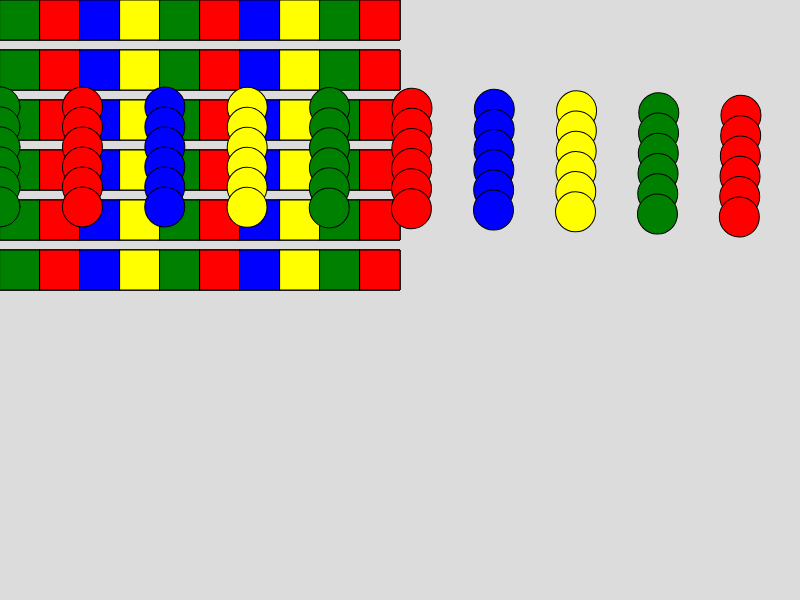
Frame 1 (no input)
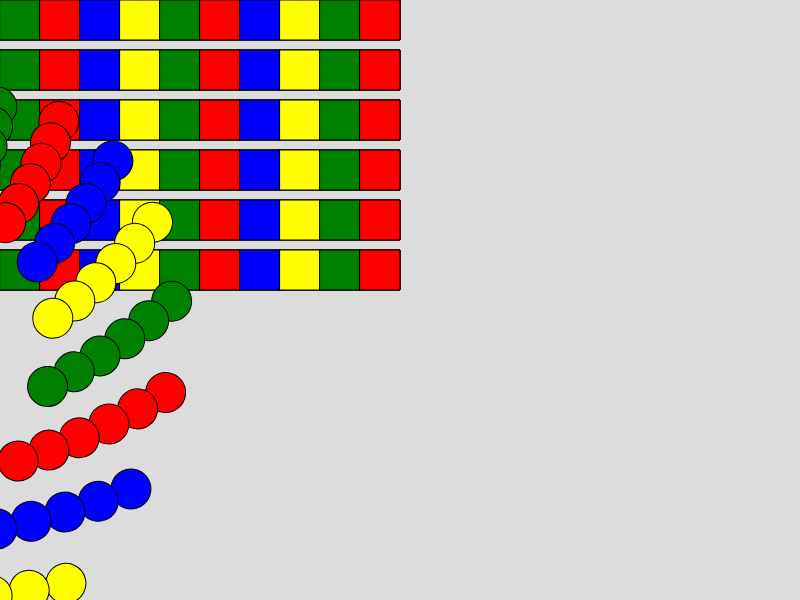
Frame 60 (no input)
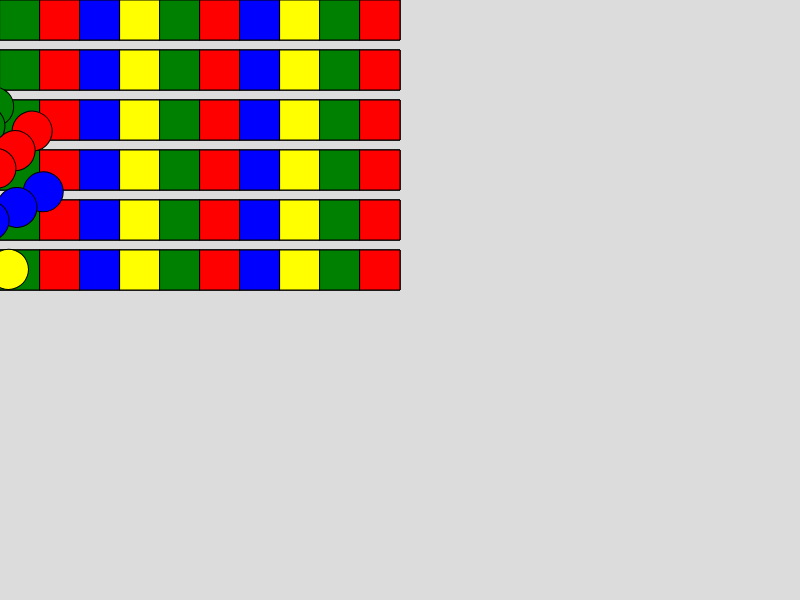
Frame 120 (the mouse pressed at the canvas centre since frame 60)

The p5.js sketch that drew these frames (run headless with seeded random() and noise() and a simulated clock; from frame 60 on, the mouse is pressed at the canvas centre):

// p5.js sketch
// ── sketch.js
let colourPalette = [
['green', 'red', 'blue', 'yellow', 'green', 'red', 'blue', 'yellow', 'green', 'red'], 
['green', 'red', 'blue', 'yellow', 'green', 'red', 'blue', 'yellow', 'green', 'red'], 
['green', 'red', 'blue', 'yellow', 'green', 'red', 'blue', 'yellow', 'green', 'red'], 
['green', 'red', 'blue', 'yellow', 'green', 'red', 'blue', 'yellow', 'green', 'red'], 
['green', 'red', 'blue', 'yellow', 'green', 'red', 'blue', 'yellow', 'green', 'red'], 
['green', 'red', 'blue', 'yellow', 'green', 'red', 'blue', 'yellow', 'green', 'red']];
  let randomX;
let randomY;
let randomx;
let randomy;
let randomRotate;
let randomR;
let randomG;
let randomB;

function setup() {
createCanvas(800,600);
 
randomX = random(0, 760);
  randomY = random(0, 280);
    randomx = random(30, 100);
  randomy = random(100, 120);
  randomRotate = random(0,0.000001);

 
}

function draw() {
 
  background(220);
  for(let y = 0; y <3; y++){
 for(let i = 0; i<10; i++){
  for(let t = 0; t < 6; t++){
    fill(colourPalette[t][i]);
   
  rect(i*40,50*t, 40, 40)
 }
}
  }
 for(let i = 0; i<10; i++){
   for(let j = 0; j < 6; j++){
    rotate(randomRotate)
      fill(colourPalette[j][i])
  circle(randomx*i,randomy+20*j,40)
 }
 randomRotate+=0.00005
}
}

function keyPressed() {
    randomR = random(0,255)
  randomG = random(0,255)
  randomB = random(0,255)
 

  if (keyCode === BACKSPACE) { 
    colourPalette = [];
      console.log("Backspace was pressed!");
    for (let j = 0; j < 6; j++) {
      let row = [];
      for (let i = 0; i < 10; i++) {
        let r = random(0, 255);
        let g = random(0, 255);
        let b = random(0, 255);
        
        row.push(color(r, g, b));
      }
      colourPalette.push(row);
    }
  }
}
